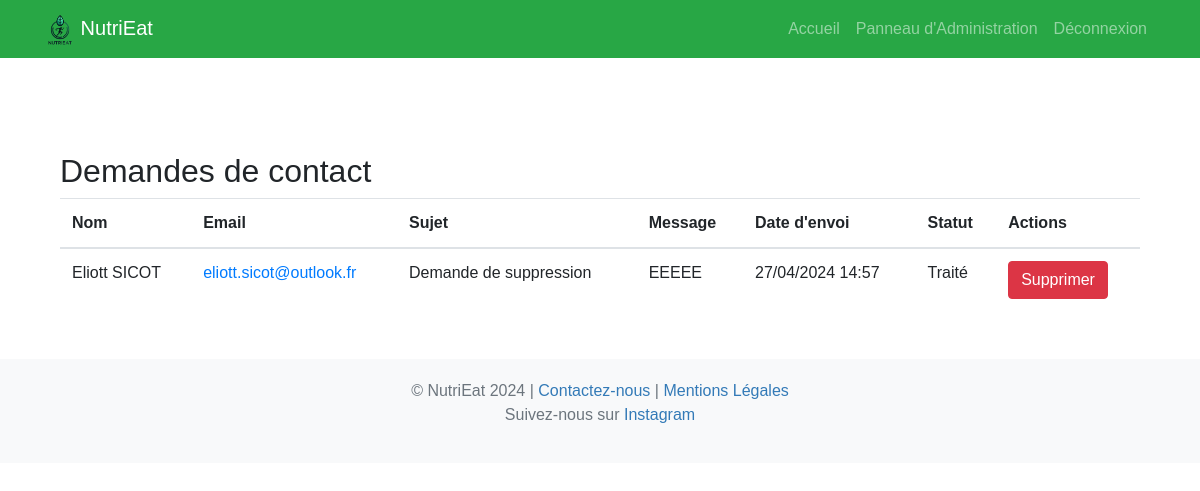
Page /admin/gestion_demandes.php (signed in) on the committed database.
### tables this page shows
CREATE TABLE IF NOT EXISTS `messages_contact` (
  `id` int NOT NULL AUTO_INCREMENT,
  `nom` varchar(255) NOT NULL,
  `email` varchar(255) NOT NULL,
  `sujet` varchar(255) NOT NULL,
  `message` text NOT NULL,
  `date_envoi` datetime DEFAULT CURRENT_TIMESTAMP,
  `traite` tinyint(1) DEFAULT '0',
  PRIMARY KEY (`id`)
);

### admin/gestion_demandes.php (the view, shortened to what this page needs)
<?php
$pdo = new PDO('mysql:host=localhost;dbname=NutriEat;charset=utf8', 'root', 'root', [
    PDO::ATTR_ERRMODE => PDO::ERRMODE_EXCEPTION,
    PDO::ATTR_DEFAULT_FETCH_MODE => PDO::FETCH_ASSOC,
]);
$stmt = $pdo->prepare("SELECT id, nom, email, sujet, message, date_envoi, traite FROM messages_contact ORDER BY date_envoi DESC");
$stmt->execute();
$messages = $stmt->fetchAll();
?>
<!DOCTYPE html>
<html lang="fr">
<head>
    <link href="https://stackpath.bootstrapcdn.com/bootstrap/4.5.2/css/bootstrap.min.css" rel="stylesheet">
    <link href="../css/style.css" rel="stylesheet">
</head>
<body>
<nav class="navbar navbar-expand-lg navbar-dark bg-success fixed-top">
    <div class="container">
        <a class="navbar-brand" href="../index.php">
            <img src="../img/logo-nutrieat.png" alt="NutriEat Logo" style="height: 30px;">
            NutriEat
        </a>
        <div class="collapse navbar-collapse" id="navbarResponsive">
            <ul class="navbar-nav ml-auto">
                <li class="nav-item">
                    <a class="nav-link" href="../index.php">Accueil</a>
                </li>
                <li class="nav-item">
                    <a class="nav-link" href="panneau_admin.php">Panneau d'Administration</a>
                </li>
                <li class="nav-item">
                    <a class="nav-link" href="../logout.php">Déconnexion</a>
                </li>
            </ul>
        </div>
    </div>
</nav>
<div class="container mt-5">
<main class="container mt-5 pt-5">
    <h2>Demandes de contact</h2>
    <table class="table">
        <thead>
            <tr>
                <th>Nom</th>
                <th>Email</th>
                <th>Sujet</th>
                <th>Message</th>
                <th>Date d'envoi</th>
                <th>Statut</th>
                <th>Actions</th>
            </tr>
        </thead>
        <tbody>
            <?php foreach ($messages as $row): ?>
            <tr>
                <td><?= htmlspecialchars($row['nom']) ?></td>
                <td><a href="mailto:<?= htmlspecialchars($row['email']) ?>"><?= htmlspecialchars($row['email']) ?></a></td>
                <td><?= htmlspecialchars($row['sujet']) ?></td>
                <td><?= htmlspecialchars($row['message']) ?></td>
                <td><?= date("d/m/Y H:i", strtotime($row['date_envoi'])) ?></td>
                <td><?= $row['traite'] ? 'Traité' : 'Non traité' ?></td>
                <td>
                    <a href="supprimer_contact.php?id=<?= $row['id']; ?>" class="btn btn-danger" onclick="return confirm('Êtes-vous sûr de vouloir supprimer ce message ?');">Supprimer</a>
                </td>
            </tr>
            <?php endforeach; ?>
        </tbody>
    </table>
</main>
</div>
<footer class="footer mt-5 bg-light">
    <div class="container text-center">
        <p class="mb-0">&copy; NutriEat 2024 |
            <a href="../contact.php">Contactez-nous</a> |
            <a href="mentions_legales.html">Mentions Légales</a>
        </p>
        <p>Suivez-nous sur <a href="https://www.instagram.com/nutrieat_app/" target="_blank" rel="noopener noreferrer">Instagram</a></p>
    </div>
</footer>
</body>
</html>

### css/style.css (style rules this page uses)
body { padding-top: 56px; font-family: 'Arial', sans-serif; }
.footer { background: #f8f9fa; color: #6c757d; text-align: center; padding: 20px 0; }
.footer a { color: #337ab7; }

### rows in the picture
messages_contact: nom "Eliott SICOT", email "eliott.sicot@outlook.fr", sujet "Demande de suppression", message "EEEEE", date_envoi "27/04/2024 14:57", traite "Traité"
